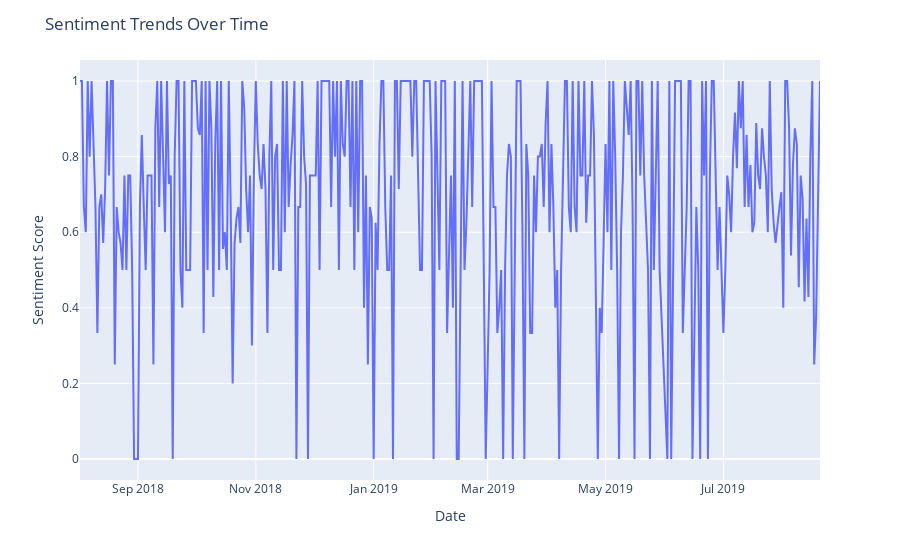

The notebook cell this image was saved under:
### Code cell
# Calculate the average sentiment score for each date
average_sentiment_by_date = df.groupby('date')['Sentiment'].mean().reset_index()

# Plot the sentiment trends over time with plotly.
fig = px.line(average_sentiment_by_date, x='date', y='Sentiment')
fig.update_layout(title='Sentiment Trends Over Time', xaxis_title='Date', yaxis_title='Sentiment Score')
fig.show()

### Figure 1 — Plotly figure (JSON) as saved in the notebook; plotly's stock layout.template omitted (floating-point values rounded to 4 significant figures; data arrays with more than 128 entries replaced by an {"elided": "..."} marker saying what was removed)
{"data": [{"hovertemplate": "date=%{x}<br>Sentiment=%{y}<extra></extra>", "legendgroup": "", "line": {"color": "#636efa", "dash": "solid"}, "marker": {"symbol": "circle"}, "mode": "lines", "name": "", "orientation": "v", "showlegend": false, "type": "scatter", "x": {"elided": "363 str values"}, "xaxis": "x", "y": {"elided": "363 float values"}, "yaxis": "y"}], "layout": {"legend": {"tracegroupgap": 0}, "margin": {"t": 60}, "title": {"text": "Sentiment Trends Over Time"}, "xaxis": {"anchor": "y", "domain": [0, 1], "title": {"text": "Date"}}, "yaxis": {"anchor": "x", "domain": [0, 1], "title": {"text": "Sentiment Score"}}}}
